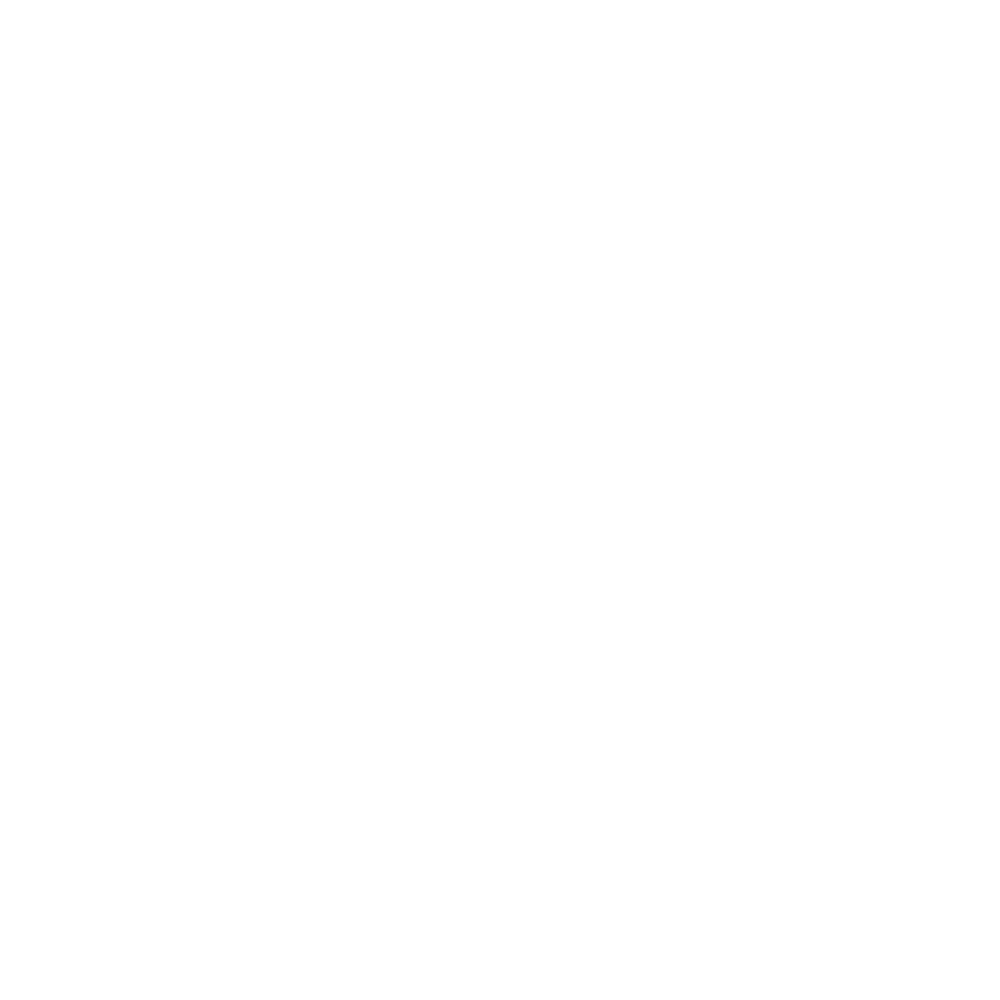
Frame 1 (no input)
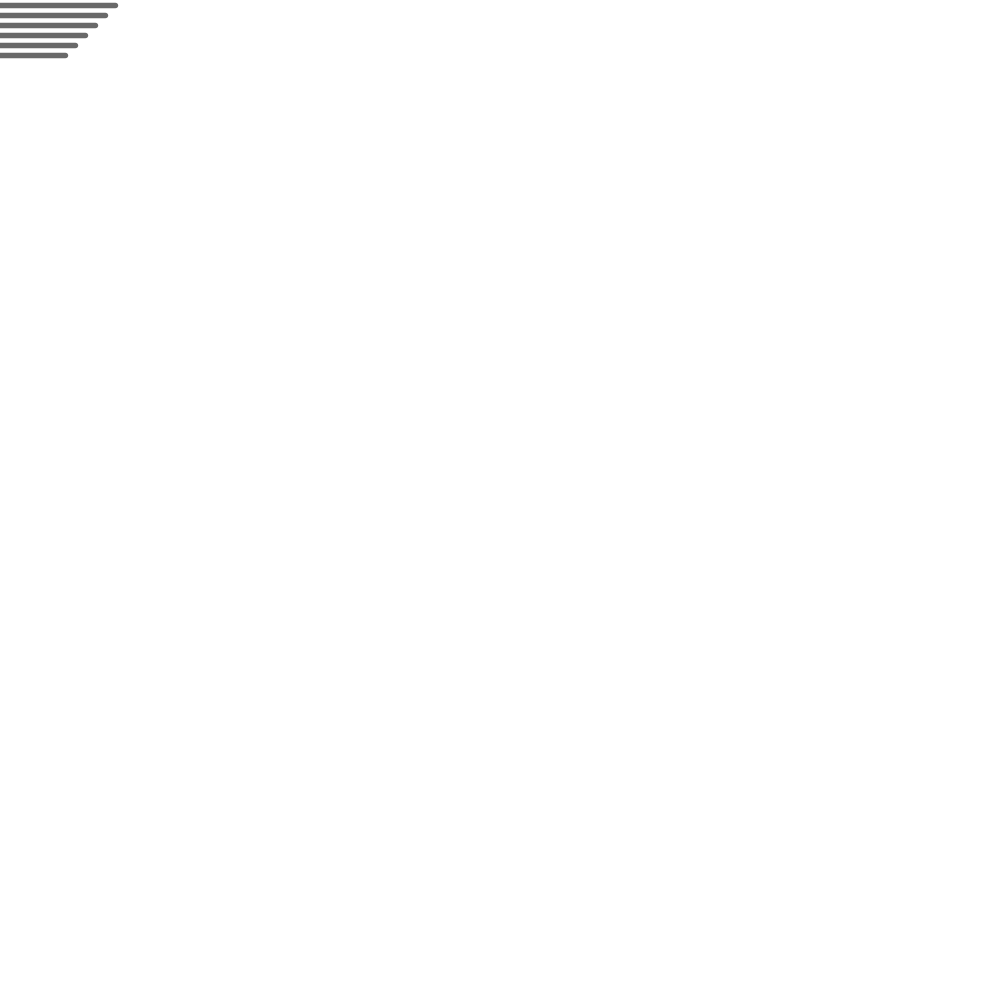
Frame 60 (the mouse pressed at the canvas centre just before this capture)
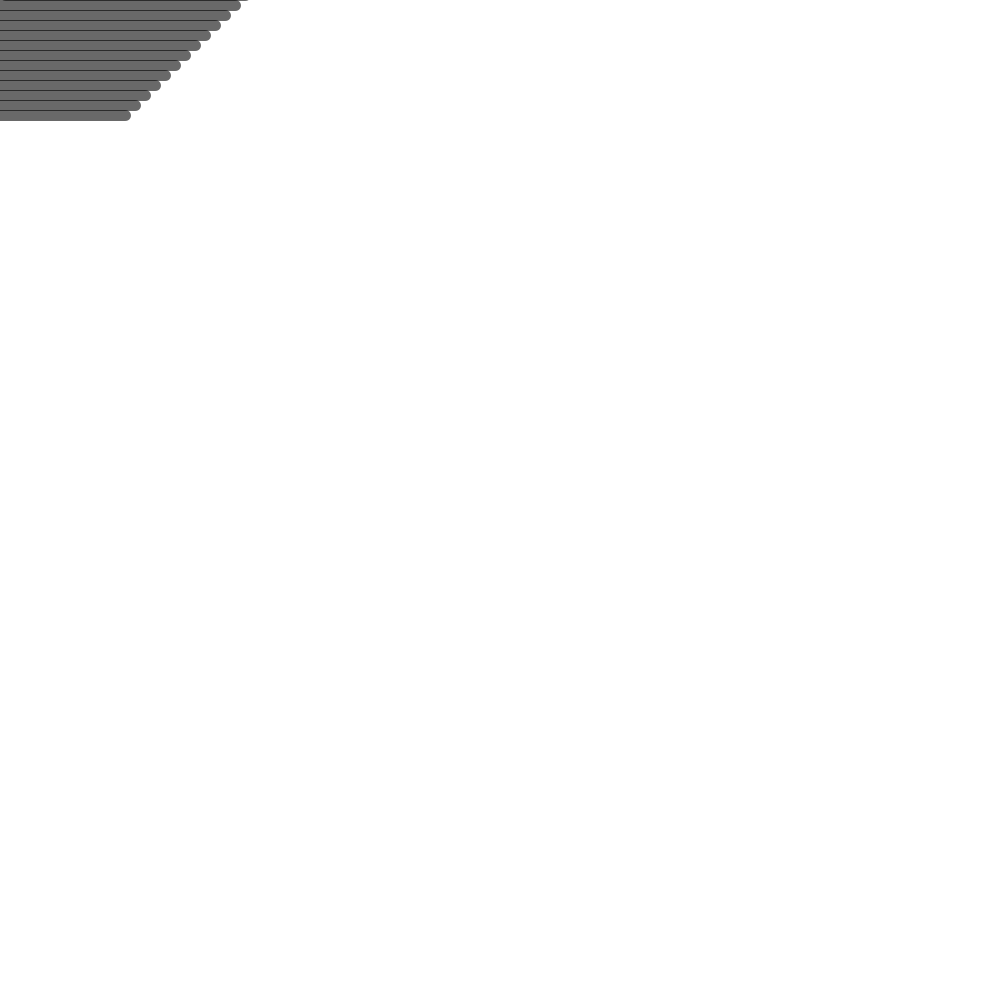
Frame 120 (the mouse held since frame 60 and released just before this capture)

The Processing sketch that drew these frames (run headless with seeded random() and noise(); from frame 60 on, the mouse is pressed at the canvas centre):

// Processing sketch: i_can_do_this_
// ── i_can_do_this_.pde
/*Lineangle lineangleA1 = new Lineangle();*/

  float pointX1 = 0; 
  float pointY1 = 0;
  float moveX1 = 1;
  float moveY1 = 1;
  float pointX2 = 0;
  float pointY2 = 0;
  float moveX2 = 1;
  float moveY2 = 1;
  float pointX3 = 0;
  float pointY3 = 0;
  float moveX3 = 1;
  float moveY3 = 1;
  float pointX4 = 0;
  float pointY4 = 0;
  float moveX4 = 1;
  float moveY4 = 1;
  float pointX5 = 0;
  float pointY5 = 0;
  float moveX5 = 1;
  float moveY5 = 1;
  float pointX6 = 0;
  float pointY6 = 0;
  float moveX6 = 1;
  float moveY6 = 1;
  float pointX7 = 0;
  float pointY7 = 0;
  float moveX7 = 1;
  float moveY7 = 1;
  float pointX8 = 0;
  float pointY8 = 0;
  float moveX8 = 1;
  float moveY8 = 1;
  float pointX9 = 0;
  float pointY9 = 0;
  float moveX9 = 1;
  float moveY9 = 1;
  float pointX10 = 0;
  float pointY10 = 0;
  float moveX10 = 1;
  float moveY10 = 1;
  float pointX11 = 0;
  float pointY11 = 0;
  float moveX11 = 1;
  float moveY11 = 1;
  float pointX12 = 0;
  float pointY12 = 0;
  float moveX12 = 1;
  float moveY12 = 1;
  //change move floats to adjust speed
  //change to 250 to reverse strokewidth and vertical orientation
  
  

void setup() {
  size(1000,1000);
}

void draw() {
  background(255);
    pointX1 = pointX1 + moveX1;
    pointY1 = pointY1 + moveY1;
    pointX2 = pointX2 + moveX2;
    pointY2 = pointY2 + moveY2;
    pointX3 = pointX3 + moveX3;
    pointY3 = pointY3 + moveY3;
    pointX4 = pointX4 + moveX4;
    pointY4 = pointY4 + moveY4;
    pointX5 = pointX5 + moveX5;
    pointY5 = pointY5 + moveY5;
    pointX6 = pointX6 + moveX6;
    pointY6 = pointY6 + moveY6;
    pointX7 = pointX7 + moveX7;
    pointY7 = pointY7 + moveY7;
    pointX8 = pointX8 + moveX8;
    pointY8 = pointY8 + moveY8;
    pointX9 = pointX9 + moveX9;
    pointY9 = pointY9 + moveY9;
    pointX10 = pointX10 + moveX10;
    pointY10 = pointY10 + moveY10;
    pointX11 = pointX11 + moveX11;
    pointY11 = pointY11 + moveY11;
    pointX12 = pointX12 + moveX12;
    pointY12 = pointY12 + moveY12;
   
    /*//LINEANGLE1 (12)
     if (pointX1 > width || pointX1 < 0) { 
      moveX1 = moveX1 * -1;
    }
    if (pointY1 > height/8 || pointY1 < 0) { 
      moveY1 = moveY1 * -1;
    }
    stroke(0,150);
    if (pointY1 >= 0 && pointY1 >=0) {
      strokeWeight(pointY1/11);
    } else { 
      strokeWeight(pointY1/-23);
    }
      for (int i = 0; i <125; i = i + 10) {
      line(i+pointX1-125,i+pointY1, i + pointX1-125, height/4 - (i+pointY1));
     }*/
    
    //LINEANGLE2 (1)
    if (pointX2 > width/8 || pointX2 < 0) { 
      moveX2 = moveX2 * -1;
    }
    if (pointY2 > height || pointY2 < 0) { 
      moveY2 = moveY2 * -1;
    }
    stroke(0,150);
    if (pointX2 >= 0) {
      strokeWeight(pointX2/11);
    } else { 
      strokeWeight(pointX2/-23);
    }
      for (int i = 0; i <125; i = i + 10) {
      line(-i+pointX2+width/8,i+pointY2-125, width/8 - (i+pointX2), i+pointY2-125);
     }
     
    /*//LINEANGLE3 (2)
    if (pointX3 > width/8 || pointX3 < 0) { 
      moveX3 = moveX3 * -1;
    }
    if (pointY3 > height || pointY3 < 0) { 
      moveY3 = moveY3 * -1;
    }
    stroke(0,150);
    if (pointX3 >= 0) {
      strokeWeight(pointX3/11);
    } else { 
      strokeWeight(pointX3/-23);
    }
      for (int i = 0; i <125; i = i + 10) {
      line(-i+pointX3+(width/2),i+pointY3-125, width/2 - (-i+pointX3), i+pointY3-125);
     }
    
    //LINEANGLE4 (8)
    if (pointX4 > width/8 || pointX4 < 0) { 
      moveX4 = moveX4 * -1;
    }
    if (pointY4 > height || pointY4 < 0) { 
      moveY4 = moveY4 * -1;
    }
    stroke(0,150);
    if (pointX4 >= 0) {
      strokeWeight(pointX4/11);
    } else { 
      strokeWeight(pointX4/-23);
    }
      for (int i = 0; i <125; i = i + 10) {
      line(-i+pointX4 + (width/2),i+pointY4*-1+height, width/2 - (-i+pointX4), i+pointY4*-1+height);
      }
    
    //LINEANGLE5 (3)
    if (pointX5 > width/8 || pointX5 < 0) { 
      moveX5 = moveX5 * -1;
    }
    if (pointY5 > height || pointY5 < 0) { 
      moveY5 = moveY5 * -1;
    }
    stroke(0,150);
    if (pointX5 >= 0) {
      strokeWeight(pointX5/11);
    } else { 
      strokeWeight(pointX5/-23);
    }
      for (int i = 0; i <125; i = i + 10) {
      line(i+pointX5+(width*.75),i+pointY5-125, width - (i+pointX5), i+pointY5-125);
     }
    
    //LINEANGLE6 (9)
    if (pointX6 > width/8 || pointX6 < 0) { 
      moveX6 = moveX6 * -1;
    }
    if (pointY6 > height || pointY6 < 0) { 
      moveY6 = moveY6 * -1;
    }
    stroke(0,150);
    if (pointX6 >= 0) {
      strokeWeight(pointX6/11);
    } else { 
      strokeWeight(pointX6/-23);
    }
      for (int i = 0; i <125; i = i + 10) {
      line(i+pointX6,i+pointY6*-1+height, width/4 - (i+pointX6), i+pointY6*-1+height);
     }
     
    //LINEANGLE7 (11)
     if (pointX7 > width || pointX7 < 0) { 
      moveX7 = moveX7 * -1;
    }
    if (pointY7 > height/8 || pointY7 < 0) { 
      moveY7 = moveY7 * -1;
    }
    stroke(0,150);
    if (pointY7 >= 0 && pointY7 >=0) {
      strokeWeight(pointY7/11);
    } else { 
      strokeWeight(pointY7/-23);
    }
      for (int i = 0; i <125; i = i + 10) {
      line(i+pointX7-125,-i+pointY7+(height/2), i + pointX7-125, height/2 - (-i+pointY7));
     }
     
     //LINEANGLE8 (10)
     if (pointX8 > width || pointX8 < 0) { 
      moveX8 = moveX8 * -1;
    }
    if (pointY8 > height/8 || pointY8 < 0) { 
      moveY8 = moveY8 * -1;
    }
    stroke(0,150);
    if (pointY8 >= 0 && pointY8 >=0) {
      strokeWeight(pointY8/11);
    } else { 
      strokeWeight(pointY8/-23);
    }
      for (int i = 0; i <125; i = i + 10) {
      line(i+pointX8-125,i+pointY8+(width*.75), i + pointX8-125, height - (i+pointY8));
     }
    
    //LINEANGLE9 (7)
    if (pointX9 > width/8 || pointX9 < 0) { 
      moveX9 = moveX9 * -1;
    }
    if (pointY9 > height || pointY9 < 0) { 
      moveY9 = moveY9 * -1;
    }
    stroke(0,150);
    if (pointX9 >= 0) {
      strokeWeight(pointX9/11);
    } else { 
      strokeWeight(pointX9/-23);
    }
      for (int i = 0; i <125; i = i + 10) {
      line(i+pointX9+(width*.75),i+pointY9*-1+height, width - (i+pointX9), i+pointY9*-1+height);
     }
     
     //LINEANGLE10 (4)
     if (pointX10 > width || pointX10 < 0) { 
      moveX10 = moveX10 * -1;
    }
    if (pointY10 > height/8 || pointY10 < 0) { 
      moveY10 = moveY10 * -1;
    }
    stroke(0,150);
    if (pointY10 >= 0 && pointY10 >=0) {
      strokeWeight(pointY10/11);
    } else { 
      strokeWeight(pointY10/-23);
    }
      for (int i = 0; i <125; i = i + 10) {
      line(i+pointX10*-1+width,i+pointY10, i + pointX10*-1+width, height/4 - (i+pointY10));
     }
    
    //LINEANGLE11 (5)
     if (pointX11 > width || pointX11 < 0) { 
      moveX11 = moveX11 * -1;
    }
    if (pointY11 > height/8 || pointY11 < 0) { 
      moveY11 = moveY11 * -1;
    }
    stroke(0,150);
    if (pointY11 >= 0 && pointY11 >=0) {
      strokeWeight(pointY11/11);
    } else { 
      strokeWeight(pointY11/-23);
    }
      for (int i = 0; i <125; i = i + 10) {
      line(i+pointX11*-1+width,-i+pointY11+(height/2), i + pointX11*-1+width, height/2 - (-i+pointY11));
     }
    
    //LINEANGLE8 (6)
     if (pointX12 > width || pointX12 < 0) { 
      moveX12 = moveX12 * -1;
    }
    if (pointY12 > height/8 || pointY12 < 0) { 
      moveY12 = moveY12 * -1;
    }
    stroke(0,150);
    if (pointY12 >= 0 && pointY12 >=0) {
      strokeWeight(pointY12/11);
    } else { 
      strokeWeight(pointY12/-23);
    }
      for (int i = 0; i <125; i = i + 10) {
      line(i+pointX12*-1+width,i+pointY12+(width*.75), i + pointX12*-1+width, height - (i+pointY12));
     }*/
     
}

/*class Lineangle {
  /*float pointX = 0; 
  //change to 250 to reverse strokewidth and vertical orientation
  float pointY = 0;
  float moveX = .25;
  float moveY = .25;*/
  
  
  /*Lineangle() {
  }
  
  void lineangleMove1() {
    if (pointX > width/8 || pointX < 0) { 
      moveX = moveX * -1;
    }
    if (pointY > height || pointY < 0) { 
      moveY = moveY * -1;
    }
    stroke(0,150);
    if (pointX >= 0) {
      strokeWeight(pointX/11);
    } else { 
      strokeWeight(pointX/-23);
    }
      for (int i = 0; i <125; i = i + 10) {
      line(i+pointX,i+pointY, width/4 - (i+pointX), i+pointY);
     }
     pointX = pointX + moveX;
     pointY = pointY + moveY;
     
  }
  void lineangleMove3() {
    if (pointX > width/8 || pointX < 0) { 
      moveX = moveX * -1;
    }
    if (pointY > height || pointY < 0) { 
      moveY = moveY * -1;
    }
    stroke(0,150);
    if (pointX >= 0) {
      strokeWeight(pointX/11);
    } else { 
      strokeWeight(pointX/-23);
    }
      for (int i = 0; i <125; i = i + 10) {
      line(i+pointX+(width/2),i+pointY, width/2 - (i+pointX), i+pointY);
     }
     pointX = pointX + moveX ;
     pointY = pointY + moveY;
     
  }
  void lineangleMove5() {
    if (pointX > width/8 || pointX < 0) { 
      moveX = moveX * -1;
    }
    if (pointY > height || pointY < 0) { 
      moveY = moveY * -1;
    }
    stroke(0,150);
    if (pointX >= 0) {
      strokeWeight(pointX/11);
    } else { 
      strokeWeight(pointX/-23);
    }
      for (int i = 0; i <125; i = i + 10) {
      line(i+pointX+(width*.75),i+pointY, width - (i+pointX), i+pointY);
     }
     pointX = pointX + moveX ;
     pointY = pointY + moveY;
     
  }
    void lineangleMove6() {
    if (pointX > width/8 || pointX < 0) { 
      moveX = moveX * -1;
    }
    if (pointY > height || pointY < 0) { 
      moveY = moveY * -1;
    }
    stroke(0,150);
    if (pointX >= 0) {
      strokeWeight(pointX/11);
    } else { 
      strokeWeight(pointX/-23);
    }
      for (int i = 0; i <125; i = i + 10) {
      line(i+pointX,i+pointY*-1+height, width/4 - (i+pointX), i+pointY*-1+height);
     }
     pointX = pointX + moveX ;
     pointY = pointY + moveY;
     
  }
    void lineangleMove4() {
    if (pointX > width/8 || pointX < 0) { 
      moveX = moveX * -1;
    }
    if (pointY > height || pointY < 0) { 
      moveY = moveY * -1;
    }
    stroke(0,150);
    if (pointX >= 0) {
      strokeWeight(pointX/11);
    } else { 
      strokeWeight(pointX/-23);
    }
      for (int i = 0; i <125; i = i + 10) {
      line(i+pointX + (width/2),i+pointY*-1+height, width/2 - (i+pointX), i+pointY*-1+height);
     }
     pointX = pointX + moveX ;
     pointY = pointY + moveY;
     
  }
  void lineangleMove2() {
    if (pointX > width/8 || pointX < 0) { 
      moveX = moveX * -1;
    }
    if (pointY > height || pointY < 0) { 
      moveY = moveY * -1;
    }
    stroke(0,150);
    if (pointX >= 0) {
      strokeWeight(pointX/11);
    } else { 
      strokeWeight(pointX/-23);
    }
      for (int i = 0; i <125; i = i + 10) {
      line(i+pointX + (width*.75),i+pointY*-1+height, width - (i+pointX), i+pointY*-1+height);
     }
     pointX = pointX + moveX ;
     pointY = pointY + moveY;  
  }
  
}*/ 
  
